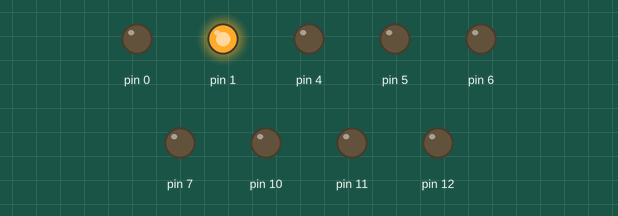
This sketch was run on a simulated Arduino Uno, built with avr-gcc and run on an emulated ATmega328P. Shown: output pins drawn as LEDs (lit = HIGH).

Above: at 0.5 s.
At 2.5 s:
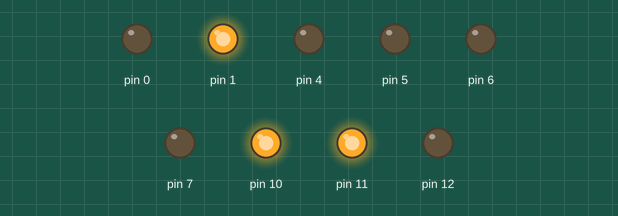
At 4.5 s:
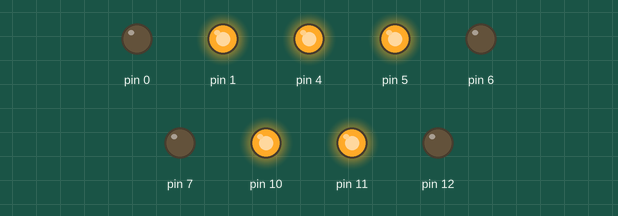
At 8.5 s:
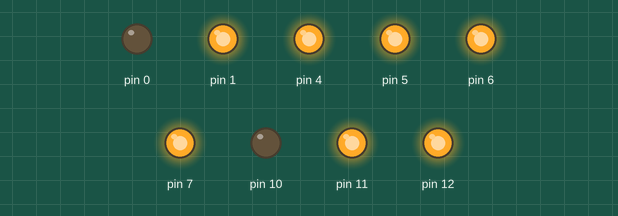
At 12.5 s:
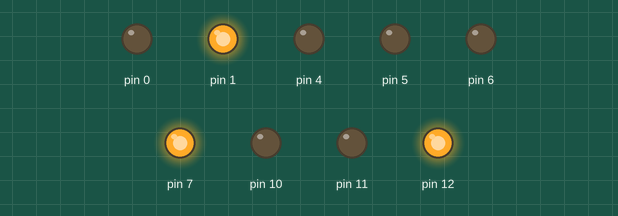
At 17.5 s:
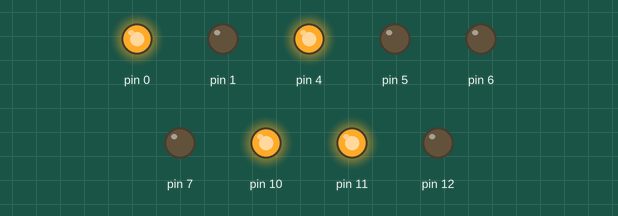
Timing chart, 0 to 18.2 s (numbered marks = the images above):
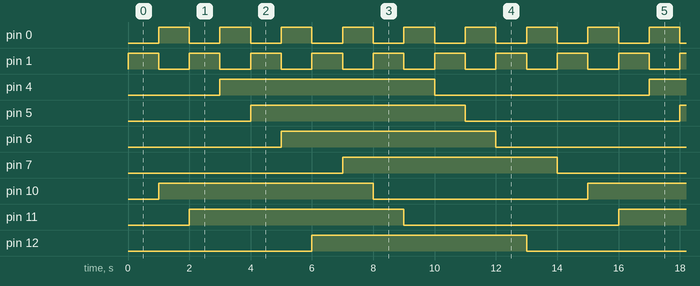

Measured:
- by itself, pin 0, pin 1: alternates HIGH for 1.0 s and LOW for 1.0 s
- by itself, pin 4–7, pin 10–12: alternates HIGH for 7.0 s and LOW for 7.0 s
- by itself, everything shown: repeats every 14.0 s, in 14 steps

The sketch:

PCB_TEST.ino
```cpp
void setup() {
  // put your setup code here, to run once:
  pinMode(10, OUTPUT);
  pinMode(11, OUTPUT);
  pinMode(1, OUTPUT);
  pinMode(0, OUTPUT);
  pinMode(4, OUTPUT);
  pinMode(5, OUTPUT);
  pinMode(6, OUTPUT);
  pinMode(7, OUTPUT);
  pinMode(12, OUTPUT);
  digitalWrite(10,LOW);
  digitalWrite(11,LOW);
  digitalWrite(4,LOW);
  digitalWrite(5,LOW);
  digitalWrite(6,LOW);
  digitalWrite(12,LOW);
  digitalWrite(7,LOW);
  digitalWrite(1,HIGH);
  digitalWrite(0,LOW);
}

void loop() {
  // put your main code here, to run repeatedly:
  delay(1000);
  digitalWrite(10,!(digitalRead(10)));
  digitalWrite(1, !(digitalRead(1)));
  digitalWrite(0, !(digitalRead(0)));
  delay(1000);
  digitalWrite(11,!(digitalRead(11)));
  digitalWrite(1, !(digitalRead(1)));
  digitalWrite(0, !(digitalRead(0)));
  delay(1000);
  digitalWrite(4,!(digitalRead(4)));
  digitalWrite(1, !(digitalRead(1)));
  digitalWrite(0, !(digitalRead(0)));
  delay(1000);
  digitalWrite(5,!(digitalRead(5)));
  digitalWrite(1, !(digitalRead(1)));
  digitalWrite(0, !(digitalRead(0)));
  delay(1000);
  digitalWrite(6,!(digitalRead(6)));
  digitalWrite(1, !(digitalRead(1)));
  digitalWrite(0, !(digitalRead(0)));
  delay(1000);
  digitalWrite(12,!(digitalRead(12)));
  digitalWrite(1, !(digitalRead(1)));
  digitalWrite(0, !(digitalRead(0)));
  delay(1000);
  digitalWrite(7,!(digitalRead(7)));
  digitalWrite(1, !(digitalRead(1)));
  digitalWrite(0, !(digitalRead(0)));
}
```
